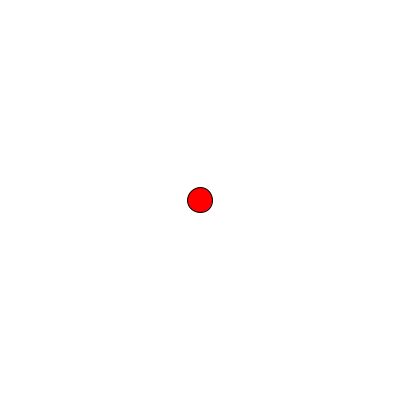
Frame 1 (no input)
Frame 60 (the mouse pressed at the canvas centre just before this capture): identical to frame 1, image omitted
Frame 120 (the mouse held since frame 60 and released just before this capture): identical to frame 1, image omitted

The Processing sketch that drew this single still picture (run headless with seeded random() and noise(); from frame 60 on, the mouse is pressed at the canvas centre):

// Processing sketch: lab6a
// ── lab6a.pde
//Henry Wrede Black
//Ball moving away from mouse, ball will always be at least 100 pixels away

int x;
int y;

void setup() {
  size(400, 400);

  x = width/2;
  y = height/2;
}

void draw() {
  background(255);
  fill(255, 0, 0);

  ellipse(x, y, 25, 25);

  if ((mouseX-x) > 0 && (mouseX-x) < 100) {
    x+=-1;
  }
  if ((x - mouseX) > 0 && (x - mouseX) < 100) {
    x+=1;
  }

  if ((mouseY-y) > 0 && (mouseY-y) < 100) {
    y+=-1;
  }
  if ((y - mouseY) > 0 && (y - mouseY) < 100) {
    y+=1;
  }
}

void mousePressed() {
  x = width/2;
  y = height/2;
}
